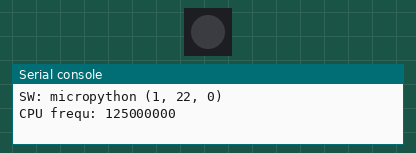
This program was run on a simulated Raspberry Pi Pico running MicroPython. On the bench: 1 RGB LEDs in strip order, left to right, the last lines printed to the serial console. Dim RGB values are drawn brighter than linear. At 5.0 s the program stops and its outputs stay as they are.

Above: at 0.1 s.
At 1.1 s:
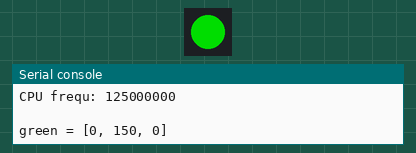
At 2.1 s:
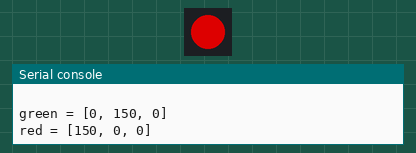
At 5.1 s:
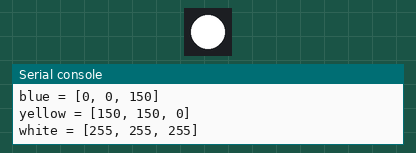
Timing chart, 0 to 6.5 s (numbered marks = the images above):
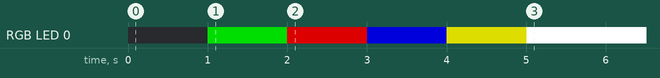

The program:

demo.py
```python
#https://www.raspberrypi.com/documentation/microcontrollers/micropython.html#where-can-i-find-documentation
#https://docs.micropython.org/en/latest/rp2/quickref.html#general-board-control

#https://docs.micropython.org/en/latest/library/rp2.html
#import rp2
#rp2.asm_pio(*, out_init=None, set_init=None, sideset_init=None, side_pindir=False, in_shiftdir=PIO.SHIFT_LEFT, out_shiftdir=PIO.SHIFT_LEFT, autopush=False, autopull=False, push_thresh=32, pull_thresh=32, fifo_join=PIO.JOIN_NONE)

import sys
import machine
print("\n\n")
print("hallo")
sysinfo = sys.implementation
print(f"HW: {sysinfo._machine} {sysinfo._mpy}")
print(f"SW: {sysinfo.name} {sysinfo.version}")
print(f"CPU frequ: {machine.freq()}")

#https://docs.micropython.org/en/latest/library/neopixel.html#class-neopixel
from machine import Pin
from neopixel import NeoPixel
import time

colors = {
  "green": [0, 150, 0],
  "red": [150, 0, 0],
  "blue":[0, 0, 150],
  "yellow": [150, 150, 0],
  "white": [255, 255, 255]
}

NeoRGB_PIN = 22    #RP2040 USB onBoard LED connected to GPIO pin 22
NeoRGB_PIXELS = 1

pin = Pin(NeoRGB_PIN)     # set GPIOX to output to drive NeoPixels
np = NeoPixel(pin, NeoRGB_PIXELS)  # create NeoPixel driver on GPIO0 for Y pixels
print()
for name in colors.keys():
  time.sleep(1)
  print(f"{name} = {colors[name]}")
  np[0] = (colors[name][0], colors[name][1], colors[name][2])
  np.write()              # write data to all pixels

'''
pin = Pin(NeoRGB_PIN, Pin.OUT)     # set GPIOX to output to drive NeoPixels
time.sleep(1)
pin.value(1)
time.sleep(1)
np = NeoPixel(pin, NeoRGB_PIXELS, NEO_GRB + NEO_KHZ800)  # create NeoPixel driver on GPIO0 for Y pixels
time.sleep(2)
color = colors["red"]
print(color)
np[0] = (color[0], color[1], color[2])
np.write()              # write data to all pixels


pin = Pin(NeoRGB_PIN, Pin.OUT)     # set GPIOX to output to drive NeoPixels
np = NeoPixel(pin, NeoRGB_PIXELS)  # create NeoPixel driver on GPIO0 for Y pixels
np[0] = (255, 255, 255) # set the first pixel to white
np.write()              # write data to all pixels
r, g, b = np[0]         # get first pixel colour
'''
```

Measured:
- by itself, RGB LED 0: off → RGB(0, 150, 0) at 1.0 s, → RGB(150, 0, 0) 1.0 s later, → RGB(0, 0, 150) 1.0 s later, → RGB(150, 150, 0) 1.0 s later, … (5 changes in this stretch)
